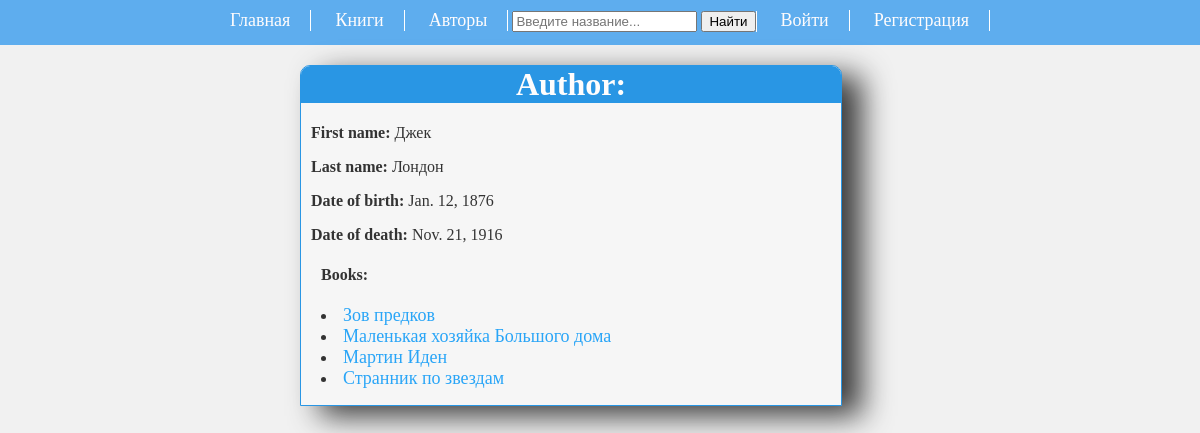
Page /author/3/ on the committed database.
### catalog/models.py (models this page shows, shortened)
class Author(models.Model):
    first_name = models.CharField(max_length=100)
    last_name = models.CharField(max_length=100)
    date_of_birth = models.DateField(null=True, blank=True)
    date_of_death = models.DateField('died', null=True, blank=True)
    class Meta:
        ordering = ['last_name', 'first_name']

class Book(models.Model):
    title = models.CharField(max_length=200, verbose_name='Название')
    author = models.ForeignKey('Author', on_delete=models.CASCADE, null=True, verbose_name='Автор')
    summary = models.TextField(max_length=100, verbose_name='Описание')
    image = models.ImageField(upload_to='images/',verbose_name='Фото',null=True)
    pdf_file_book = models.FileField(upload_to='pdf/',verbose_name='Файл',null=True)
    genre = models.ManyToManyField('Genre', verbose_name='Жанр',related_name='genres_set')
    language = models.ForeignKey('Language', on_delete=models.SET_NULL, null=True, verbose_name='Язык')
    class Meta:
        ordering = ['title', 'author']
    def display_genre(self):
        return ', '.join([genre.name for genre in self.genre.all()])
    display_genre.short_description = 'Genre'
    def __str__(self) -> str:
        return self.title

### catalog/views.py (the view)
# urls.py: path('author/<int:pk>/', views.AuthorDetailView.as_view(), name='author_detail'),
class AuthorDetailView(DetailView):
    model = Author

### catalog/templates/catalog/author_detail.html (shortened to what this page needs)
{% extends "catalog/pattern.html" %}
{% block content %}
<div class="book-card-detail">
  <h1>Author:</h1>
  <div class="book-detail-info">
    <p><strong>First name:</strong> {{ author.first_name }}</p>
    <p><strong>Last name:</strong> {{ author.last_name }}</p>
    <p><strong>Date of birth:</strong> {{ author.date_of_birth }}</p>
    <p><strong>Date of death:</strong>
      {%if author.date_of_death%}
      {{ author.date_of_death }}
      {% else %}
        Жив
      {% endif %}
    </p>
  </div>
  <div style="margin-left:20px;margin-top:20px">
    <h4><strong>Books:</strong></h4>
    <ul>
        {% for book in author.book_set.all %}
        <li style="list-style: inside"><a href="{% url 'book_detail' book.pk %}">{{book}}</a></li>
        {% endfor %}
    </ul>
    </div>
</div>
{% endblock %}

### catalog/static/catalog/css/styles.css (style rules this page uses)
body { margin: 0; padding: 0; color: #333; background: #f1f1f1; }
a { text-decoration: none; font-size: 18px; color: #3029f7; }
ul { padding: 0; }
li { list-style: None; }
.book-card-detail { display: block; position: relative; width: 45%; margin-left: 25%; background: #f6f6f6; border-radius: 10px 10px 0 0; border: 1px solid #2996e4; top: 20px; box-shadow: 20px 10px 30px rgb(59, 59, 59); margin-bottom: 80px; }
.book-card-detail p { margin-left: 10px; }
.book-card-detail h1 { text-align: center; background: #2996e4; color: #fefdfd; border-radius: 9px 9px 0 0; margin-top: 0; }
.book-card-detail a { color: #29a5f7; }

### rows in the picture
Author: first_name "Джек", last_name "Лондон", date_of_birth "Jan. 12, 1876", date_of_death "Nov. 21, 1916"
Book: title "Зов предков"
Book: title "Маленькая хозяйка Большого дома"
Book: title "Мартин Иден"
Book: title "Странник по звездам"
